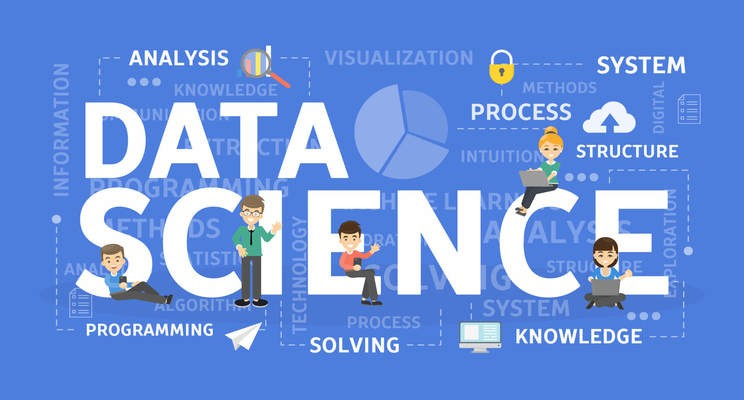
#> input picture ds.jpg, 744 x 400 px, found by its file name
$ python 01-Chapter_1.py
#> lines starting #> are read from the running program, lines starting #| are printed output that depends on the picture

## Reading and displying an image
# library import
import cv2 as cv

img = cv.imread("resources/ds.jpg")
#> img is the input picture: shape (400, 744, 3); mean B, G, R 222, 148.1, 110.1
img = cv.resize(img, (650,180))
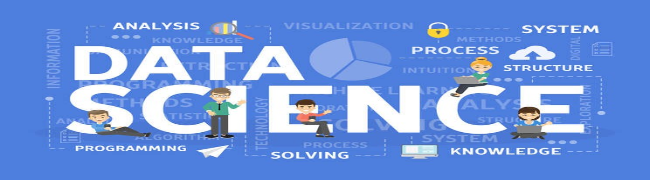
#> img: shape (180, 650, 3); mean B, G, R 221.9, 148, 110

cv.imshow('ds',img)
cv.waitKey(0)
